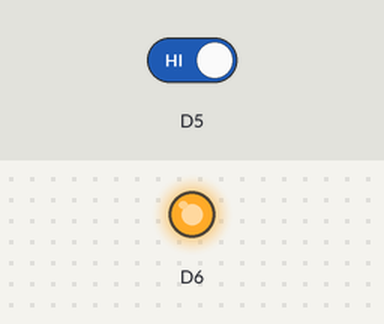
This sketch was run on a simulated Arduino Zero (SAMD21). Parts: output pins drawn as LEDs (lit = HIGH). The inputs (shaded band) are chosen by the test bench; at power-on: D5 HIGH. The modem accepts every AT command (registered, SIM ready, sends succeed) and sends nothing else.

Above: at 1.3 s.
1.4 s: D5 driven LOW
At 1.9 s:
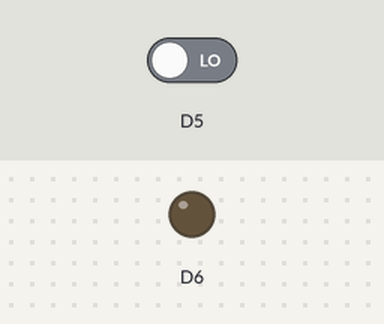
2.9 s: D5 driven HIGH
At 4.2 s:
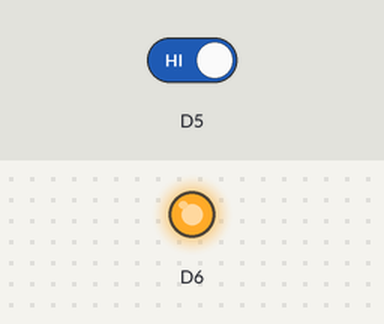
Timing chart, 0 to 5.9 s (numbered marks = the images above; inputs shaded):
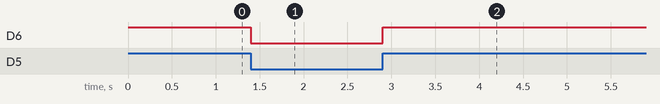

Measured:
- after the input at 1.4 s, D6: HIGH → LOW at once
- after the input at 2.9 s, D6: LOW → HIGH at once

The sketch:

LidSat.ino
```cpp
// For second UART
#include <Arduino.h>   // required before wiring_private.h
#include "wiring_private.h" // pinPeripheral() function

// bandwith in KHz ( 0= 12.5KHz or 1= 25KHz )
int bw = 1;

// squelch level  ( 0 - 8 ); 0 = "open"
int squ = 1;

// rx frequency in MHz
float uplink = 145.7250;

// tx frequency in MHz
float downlink = 434.0000;

// 67.0Hz PL
String plTone = "0001";

// Routinely configure modules
unsigned long previousMillis = 0;
const long interval = 2 * 60 * 1000;

// Reconfigure the SERCOM for a second serial port for the UHF module
Uart Serial2 (&sercom1, 11, 10, SERCOM_RX_PAD_0, UART_TX_PAD_2);

// Setup interrupts
void SERCOM1_Handler()
{
    Serial2.IrqHandler();
}

void setup()
{
    Serial1.begin(9600);
    Serial2.begin(9600);

    // Assign pins 10 & 11 SERCOM functionality
    pinPeripheral(10, PIO_SERCOM);
    pinPeripheral(11, PIO_SERCOM);

    // Setup PTT control pins
    pinMode(5, INPUT);
    pinMode(6, OUTPUT);

    // PTT inputs are inverted logic, put in RX
    digitalWrite(6, HIGH);

    delay(100);
    configureModules();
}

void loop()
{
  // Key on carrier detect
  bool carrierDetect = digitalRead(5);
  digitalWrite(6, carrierDetect);

  // Reset beacon timer during use
  if(!carrierDetect)
  {
    previousMillis = millis();
  }

  // Fire beacon
  if (millis() - previousMillis >= interval)
  {
    previousMillis = millis();
    beacon();
  }
}

void configureModules()
{
  // Uplink
    delay(10);
    Serial1.print("AT+DMOSETGROUP=");
    Serial1.print(bw,1);
    Serial1.print(",");
    Serial1.print(uplink,4);
    Serial1.print(",");
    Serial1.print(uplink,4);
    Serial1.print(",");
    Serial1.print(plTone);
    Serial1.print(",");
    Serial1.print(squ);
    Serial1.print(",");
    Serial1.println(plTone);

    Serial1.println("AT+DMOSETVOLUME=4");

    // Downlink
    delay(10);
    Serial2.print("AT+DMOSETGROUP=");
    Serial2.print(bw,1);
    Serial2.print(",");
    Serial2.print(downlink,4);
    Serial2.print(",");
    Serial2.print(downlink,4);
    Serial2.print(",");
    Serial2.print("0000");
    Serial2.print(",");
    Serial2.print(squ);
    Serial2.print(",");
    Serial2.println("0000");
}

void beacon()
{
  // Do something here for a beacon
}
```
